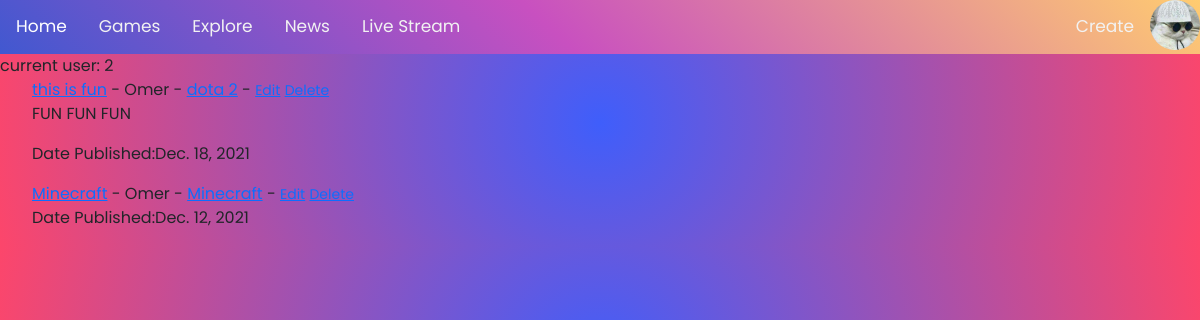
Page /posts/explore/ (signed in) on the committed database.
### GUsers/models.py (models this page shows, shortened)
class Profile(models.Model):
    user = models.OneToOneField(User , on_delete=models.CASCADE , null=True)
    bio = models.TextField(null=True , blank=True , default=None)
    profile_pic = models.ImageField(null=True,blank=True, upload_to ='user/profile_pics')
    Website = models.CharField(max_length=255, null=True,blank=True)
    Facebook = models.CharField(max_length=255, null=True,blank=True)
    Twitter = models.CharField(max_length=255, null=True,blank=True)
    Instagram = models.CharField(max_length=255, null=True,blank=True)
    Steam = models.CharField(max_length=255, null=True,blank=True)

### UserPosts/models.py (models this page shows, shortened)
class Post(models.Model):
    title = models.CharField(max_length=255,blank=False,null=False)
    author = models.ForeignKey(User , on_delete=models.CASCADE)
    header_image = models.ImageField(null=False , blank=False ,upload_to="user/images", default="UserPosts/static/user_posts/images/game.png")
    game = models.CharField(max_length=255,default='Minecraft')
    body = models.TextField(blank=True , null=True)
    post_date = models.DateField(auto_now_add=True)
    likes = models.ManyToManyField(User , related_name="explore_posts")

### UserPosts/views.py (the view)
# urls.py: path('explore/',Explore.as_view() , name="explore"),
class Explore(ListView):
    model = Post
    template_name = 'UserPosts/explore.html'
    ordering = ['-post_date']
    def get_context_data(self, *args, **kwargs):
        game_menu = Game.objects.all()
        context = super(Explore , self).get_context_data(*args, **kwargs)
        context['game_menu'] = game_menu
        return context

### UserPosts/templates/UserPosts/explore.html (shortened to what this page needs)
{% extends 'index/base.html' %}
{% load static %}
{% block content %}
current user: {{ user.id }}
<ul>
{% for post in object_list %}
    <a href="{% url 'post:post-detail' post.pk %}">{{ post.title }}</a> - {{ post.author }} -
        <a href="{% url 'post:game-view' post.game %}">{{ post.game }}</a>
        {% if user.is_authenticated %}
            {% if user.id == post.author.id %}
                - <small><a href="{% url 'post:update-post' post.pk %}">Edit</a></small>
                <small><a href="{% url 'post:delete-post' post.pk %}">Delete</a></small>
            {% endif %}
        {% endif %}
        <br>
    {{ post.body|safe }}</li>
    <p>Date Published:{{ post.post_date }}</p>
{% endfor %}
</ul>
{% endblock %}

### index/templates/index/base.html (shortened to what this page needs)
{% load static %}
<!DOCTYPE html>
<html lang="en">
<head>
    <link rel="stylesheet" type="text/css" href="{% static 'index/styles/index.css' %}">
    <link rel="stylesheet" type="text/css" href="{% static 'index/styles/topnav.css' %}">
    <link rel="stylesheet" type="text/css" href="{% static 'index/styles/sidepanel.css' %}">
    <link rel="stylesheet" type="text/css" href="{% static 'gamers/styles/signup.css' %}">
    <link rel="stylesheet" type="text/css" href="{% static 'gamers/styles/login.css' %}">
    <link rel="stylesheet" href="https://cdn.jsdelivr.net/npm/bootstrap@5.1.3/dist/css/bootstrap.min.css"
>
</head>
<body class="body">
    <header class="wrapper">
        <div class="topnav">
            <a class="active" href="/">Home</a>
            <a href="{% url 'post:playpage' %}">Games</a>
            <a href="{% url 'post:explore' %}">Explore</a>
            <a href="">News</a>
            <a href="">Live Stream</a>
            <div class="login">
                {% if user.is_authenticated %}
                    <a href="/posts/create/">Create</a>
                    {% if user.profile.id %}
                        <span onclick="openNav()">
                            {% if user.profile.profile_pic %}
                            <img src="{{ user.profile.profile_pic.url }}" class="rounded-circle" width="50" height="50">
                            {% else %}
                            <img src="{% static 'GProfile/images/pfp.jpg' %}" class="rounded-circle" width="50" height="50">
                            {% endif %}
                        </span>
                    {% endif %}
                {% else %}
                    <a class="nav-link" href="{% url 'GUsers:register' %}">Register</a>
                    <a class="nav-link" href="{% url 'login' %}">Login</a>
                {% endif %}
    </div>
    </header>
    <div class="wrapper">
        {% block content %}
        {% endblock %}
    </div>
</body>
</html>

### index/static/index/styles/index.css (style rules this page uses)
body { background: rgb(63,94,251); background: radial-gradient(circle, rgba(63,94,251,1) 0%, rgba(252,70,107,1) 100%); }

### index/static/index/styles/topnav.css (style rules this page uses)
.topnav { background-color: #4158D0; background-image: linear-gradient(43deg, #4158D0 0%, #C850C0 46%, #FFCC70 100%); overflow: hidden; }
.topnav a { float: left; color: #f2f2f2; text-align: center; padding: 14px 16px; text-decoration: none; font-size: 17px; }
.login { float: right; }
.topnav a.active { color: white; }
* { font-family: 'Poppins', sans-serif; }

### rows in the picture
Post: title "this is fun", author "Omer", game "dota 2", shows "Edit", body "FUN FUN FUN", post_date "Dec. 18, 2021"
Post: title "Minecraft", author "Omer", game "Minecraft", shows "Edit", post_date "Dec. 12, 2021"

### other values in the picture
{{ user.id }} "2"
